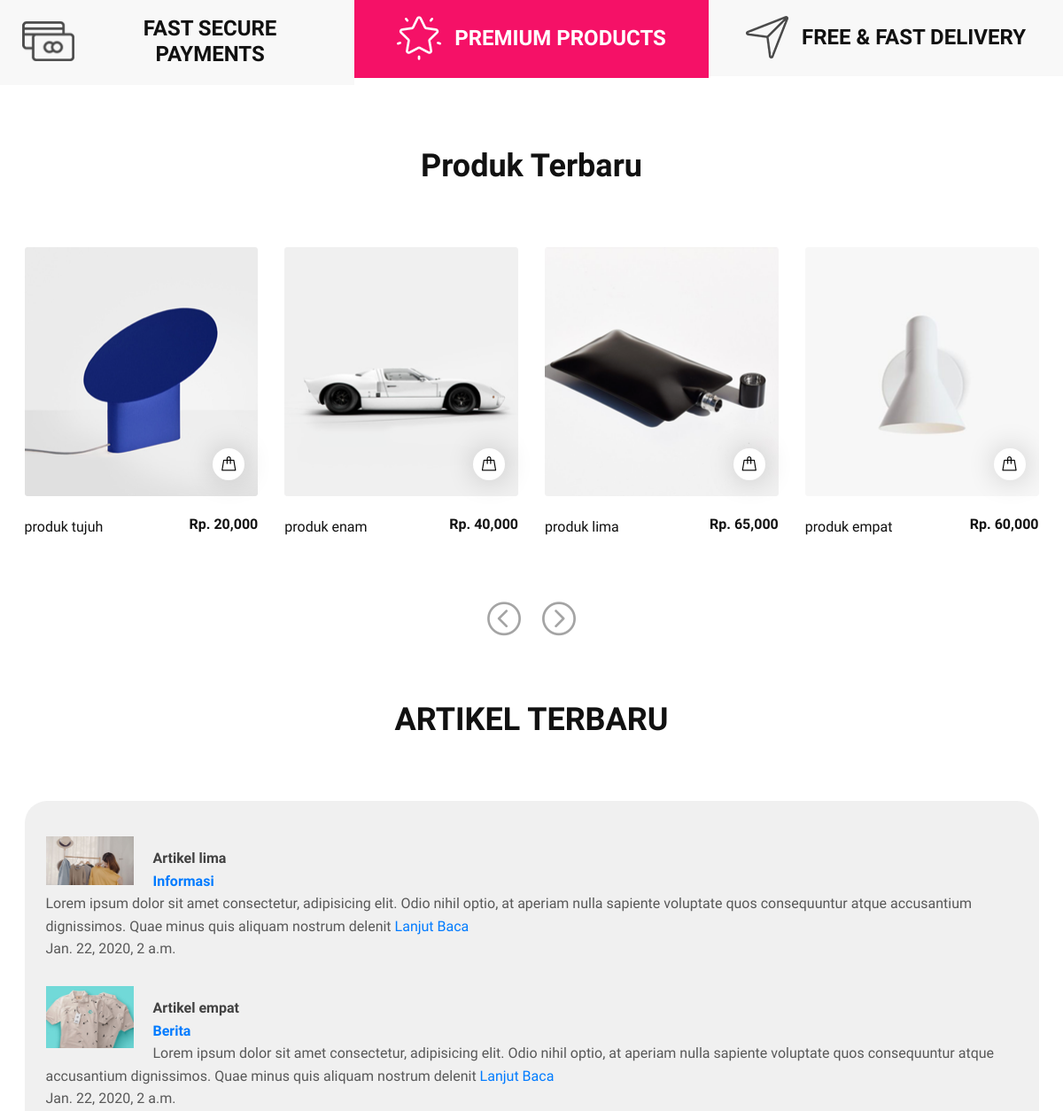
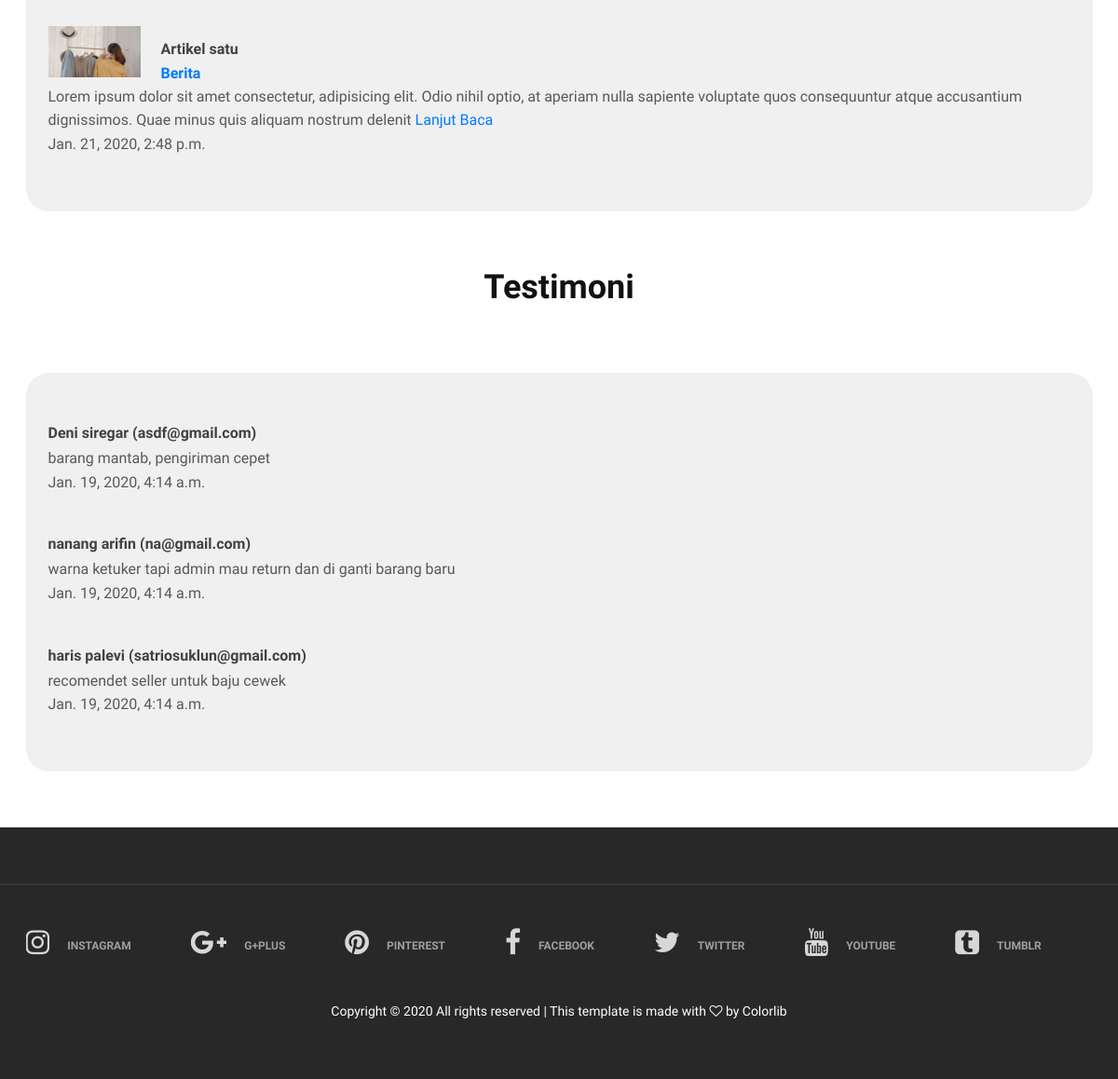
Before: / (lower part) with the older database file (2 pictures, top to bottom).
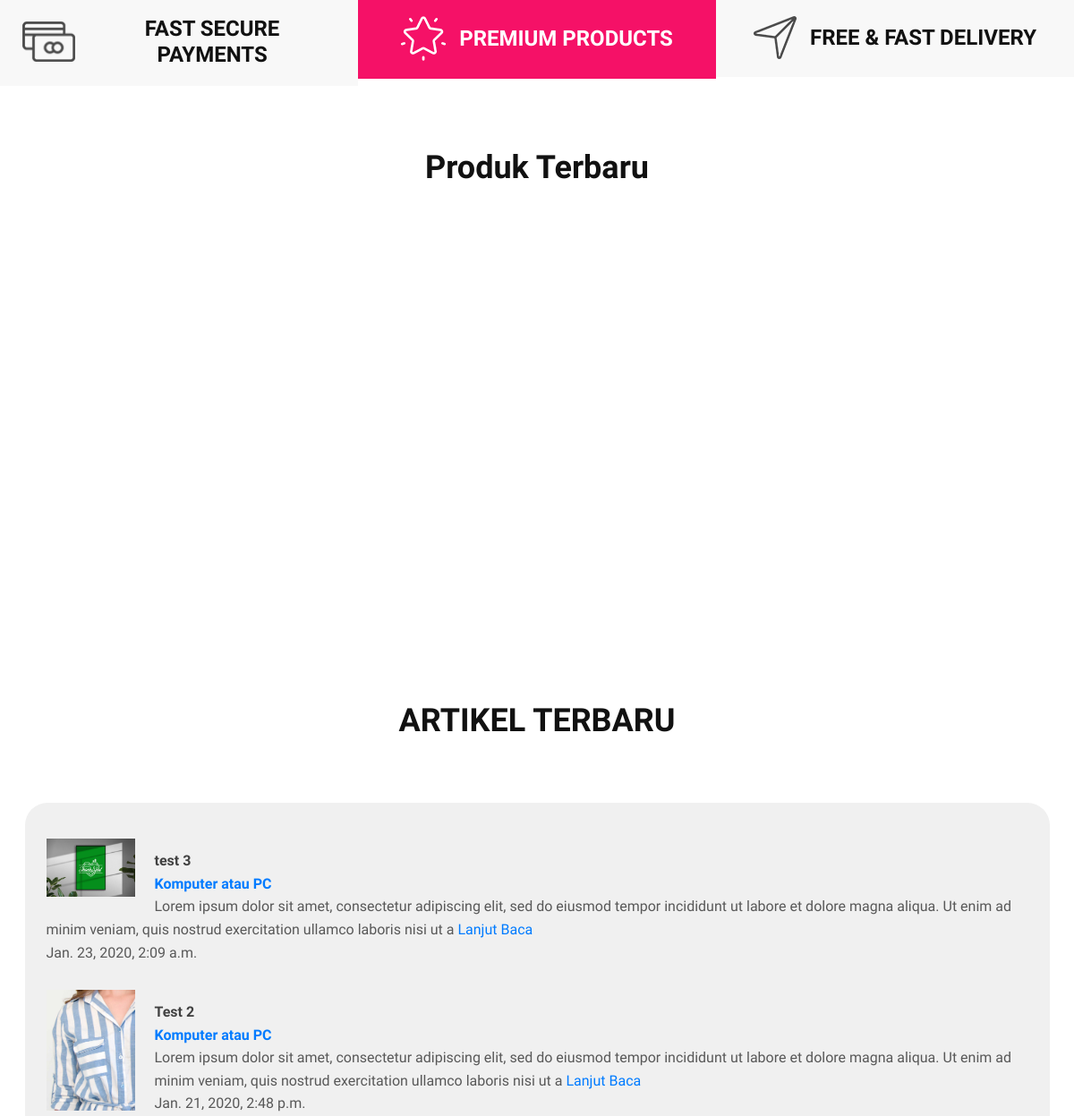
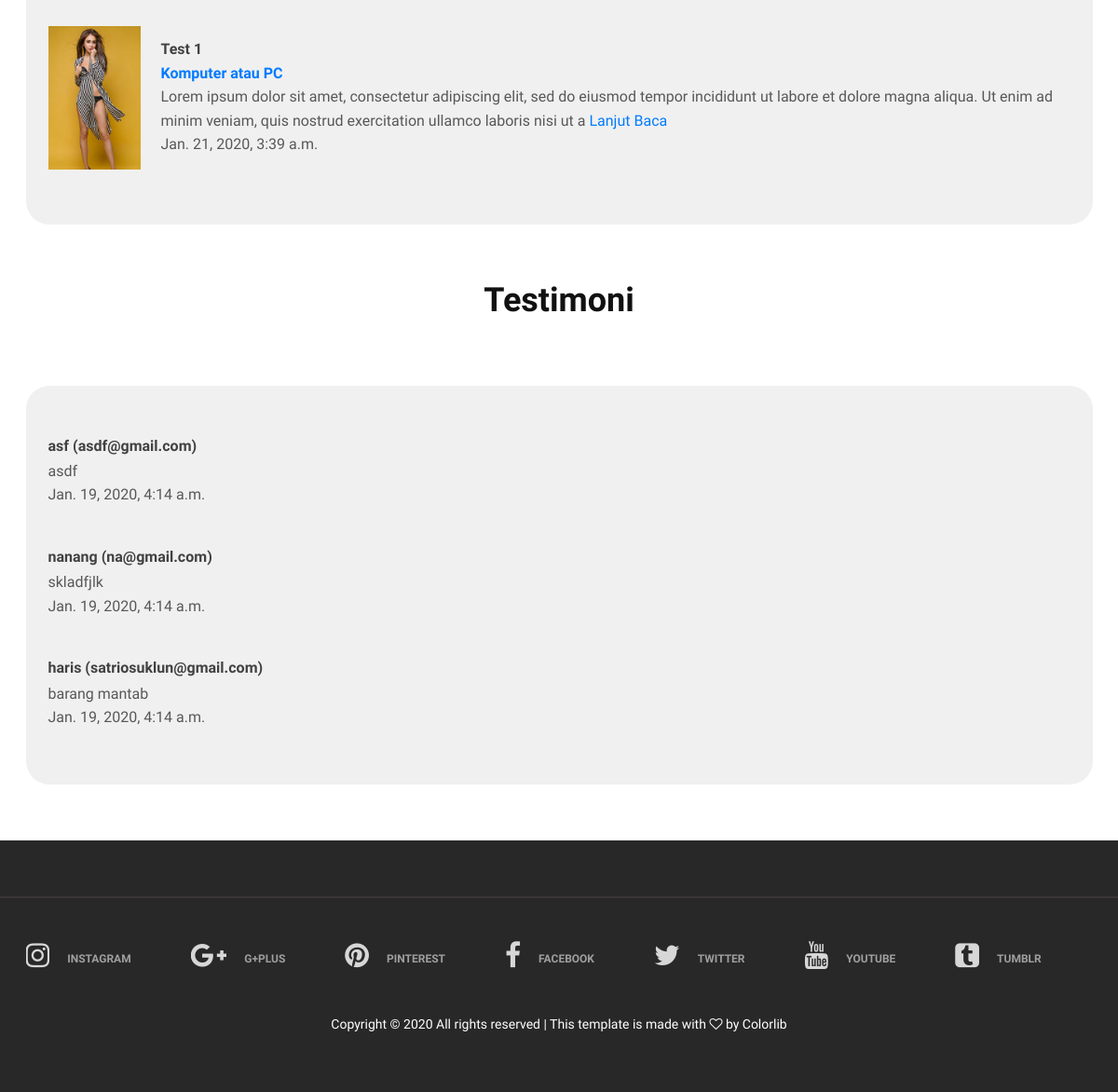
After: the same page with the newer database file (2 pictures, top to bottom).
### produk/models.py (models this page shows, shortened)
class produk(models.Model):
	nama_produk = models.CharField(max_length=30)
	harga = models.IntegerField(null=True)
	deskripsi = models.TextField()
	kategori_barang = models.ForeignKey(barang,on_delete=models.SET_NULL,null=True)
	gambar = models.ImageField(upload_to='produk_image/',null=True)
	tanggal = models.DateTimeField(auto_now_add=True,null=True)
	slug = models.SlugField(editable=False,blank=True,null=True)

### blog/models.py (models this page shows, shortened)
class artikel(models.Model):
    judul = models.CharField(max_length=50)
    isi = models.TextField(max_length=1000)
    tanggal = models.DateTimeField(auto_now_add=True,blank=True,null=True)
    slug = models.SlugField(editable=False,blank=True,null=True)
    gambar = models.ImageField(upload_to='images/',null=True)
    kategori = models.ForeignKey(kategori_artikel,on_delete=models.SET_NULL,null=True)

### kategori_artikel/models.py (models this page shows)
class kategori_artikel(models.Model):
    nama_kategori = models.CharField(max_length=35)
    tanggal_buat = models.DateTimeField(auto_now_add=True)
    def __str__(self):
        return self.nama_kategori

### testimoni/models.py (models this page shows, shortened)
class testi(models.Model):
    nama = models.CharField(max_length=40)
    email = models.EmailField()
    deskripsi = models.TextField()
    tanggal_kirim = models.DateTimeField(auto_now_add=True,null=True)

### sinarmas/views.py (the view)
# urls.py: path('',views.index,name='index'),
def index(request):
    data_artikel = artikel.objects.all().order_by('-id')[0:3]
    data_produk = produk.objects.all().order_by('-id')[0:5]
    data_testimoni = testi.objects.all().order_by('-id')[0:3]
    context={
        'artikel':data_artikel,
        'produk':data_produk,
        'testimoni':data_testimoni,
    }
    return render(request,'index.html',context)

### templates/index.html (shortened to what this page needs)
{% extends 'layout/base.html' %}
{% load static %}
{% load humanize %}
{% block content %}
<section class="features-section">
	<div class="container-fluid">
		<div class="row">
			<div class="col-md-4 p-0 feature">
				<div class="feature-inner">
					<div class="feature-icon">
						<img src="{% static 'assets/img/icons/1.png'%}" alt="#">
					</div>
					<h2>Fast Secure Payments</h2>
				</div>
			</div>
			<div class="col-md-4 p-0 feature">
				<div class="feature-inner">
					<div class="feature-icon">
						<img src="{% static 'assets/img/icons/2.png'%}" alt="#">
					</div>
					<h2>Premium Products</h2>
				</div>
			</div>
			<div class="col-md-4 p-0 feature">
				<div class="feature-inner">
					<div class="feature-icon">
						<img src="{% static 'assets/img/icons/3.png'%}" alt="#">
					</div>
					<h2>Free & fast Delivery</h2>
				</div>
			</div>
		</div>
	</div>
</section>
<section class="top-letest-product-section">
	<div class="container">
		<div class="section-title">
			<h2>Produk Terbaru</h2>
		</div>
		<div class="product-slider owl-carousel">
			{% for row in produk %}
			<div class="product-item">
				<div class="pi-pic">
					<img src="{{row.gambar.url}}" alt="">
					<div class="pi-links">
						<a href="{% url 'produk:show' row.slug %}" class="add-card"><i class="flaticon-bag"></i><span>Detail Item</span></a>
					</div>
				</div>
				<div class="pi-text">
					<h6>Rp. {{row.harga|intcomma}}</h6>
					<p>{{row.nama_produk}}</p>
				</div>
			</div>
			{% endfor %}
		</div>
	</div>
</section>
<section class="product-filter-section">
	<div class="container">
		<div class="section-title">
			<h2>ARTIKEL TERBARU</h2>
		</div>
		<div class="row">
			<div class="col-lg-12 order-1 order-lg-1">
                <div class="checkout-cart">
                    <ul class="product-list">
                        {% for row in artikel %}
                        <li>
                            <div class="pl-thumb"><img src="{{row.gambar.url}}" alt=""></div>
                            <h6>{{row.judul}}</h6>
                            <strong><a href="{% url 'blog:categori' row.kategori.id %}">{{row.kategori}}</a></strong>
                            <p>{{row.isi|slice:"0:200"}} <a href="{% url 'blog:show' row.slug %}">Lanjut Baca</a></p>
                            <p>{{row.tanggal}}</p>
                        </li>
                        {% endfor %}
					</ul>
                </div>
            </div>
		</div>
	</div>
</section>
<section class="product-filter-section">
	<div class="container">
		<div class="section-title">
			<h2>Testimoni</h2>
		</div>
		<div class="row">
			<div class="col-lg-12 order-1 order-lg-1">
                <div class="checkout-cart">
                    <ul class="product-list">
                        {% for row in testimoni %}
                        <li>
                            <h6>{{row.nama}} ({{row.email}})</h6>
                            <p>{{row.deskripsi}}</p>
                            <p>{{row.tanggal_kirim}}</p>
                        </li>
                        {% endfor %}
					</ul>
                </div>
            </div>
		</div>
	</div>
</section>
{% endblock content %}

Changed rows visible on the page:
removed produk: gambar (picture), harga "20,000", nama_produk "produk tujuh"
removed produk: gambar (picture), harga "40,000", nama_produk "produk enam"
removed produk: gambar (picture), harga "65,000", nama_produk "produk lima"
removed produk: gambar (picture), harga "60,000", nama_produk "produk empat"
removed artikel: gambar (picture), judul "Artikel lima", kategori "Informasi", isi "Lorem ipsum dolor sit amet consectetur, adipisicing elit. Odio nihil optio, at aperiam nulla sapiente voluptate quos consequuntur atque accusantium dignissimos. Quae minus quis aliquam nostrum delenit", tanggal "Jan. 22, 2020, 2 a.m."
now on this page (row edited): produk: gambar (picture)
changed artikel: gambar: a different picture; judul "Artikel empat" → "test 3"; kategori "Berita" → "Komputer atau PC"; isi "Lorem ipsum dolor sit amet consectetur, adipisicing elit. Odio nihil optio, at aperiam nulla sapiente voluptate quos consequuntur atque accusantium dignissimos. Quae minus quis aliquam nostrum delenit" → "Lorem ipsum dolor sit amet, consectetur adipiscing elit, sed do eiusmod tempor incididunt ut labore et dolore magna aliqua. Ut enim ad minim veniam, quis nostrud exercitation ullamco laboris nisi ut a"; tanggal "Jan. 22, 2020, 2 a.m." → "Jan. 23, 2020, 2:09 a.m."
changed artikel: gambar: a different picture; judul "Artikel satu" → "Test 2"; kategori "Berita" → "Komputer atau PC"; isi "Lorem ipsum dolor sit amet consectetur, adipisicing elit. Odio nihil optio, at aperiam nulla sapiente voluptate quos consequuntur atque accusantium dignissimos. Quae minus quis aliquam nostrum delenit" → "Lorem ipsum dolor sit amet, consectetur adipiscing elit, sed do eiusmod tempor incididunt ut labore et dolore magna aliqua. Ut enim ad minim veniam, quis nostrud exercitation ullamco laboris nisi ut a"
now on this page (row edited): artikel: gambar (picture), judul "Test 1", kategori "Komputer atau PC", isi "Lorem ipsum dolor sit amet, consectetur adipiscing elit, sed do eiusmod tempor incididunt ut labore et dolore magna aliqua. Ut enim ad minim veniam, quis nostrud exercitation ullamco laboris nisi ut a", tanggal "Jan. 21, 2020, 3:39 a.m."
changed testi "asdf@gmail.com": nama "Deni siregar" → "asf"; deskripsi "barang mantab, pengiriman cepet" → "asdf"
changed testi "na@gmail.com": nama "nanang arifin" → "nanang"; deskripsi "warna ketuker tapi admin mau return dan di ganti barang baru" → "skladfjlk"
changed testi "satriosuklun@gmail.com": nama "haris palevi" → "haris"; deskripsi "recomendet seller untuk baju cewek" → "barang mantab"
